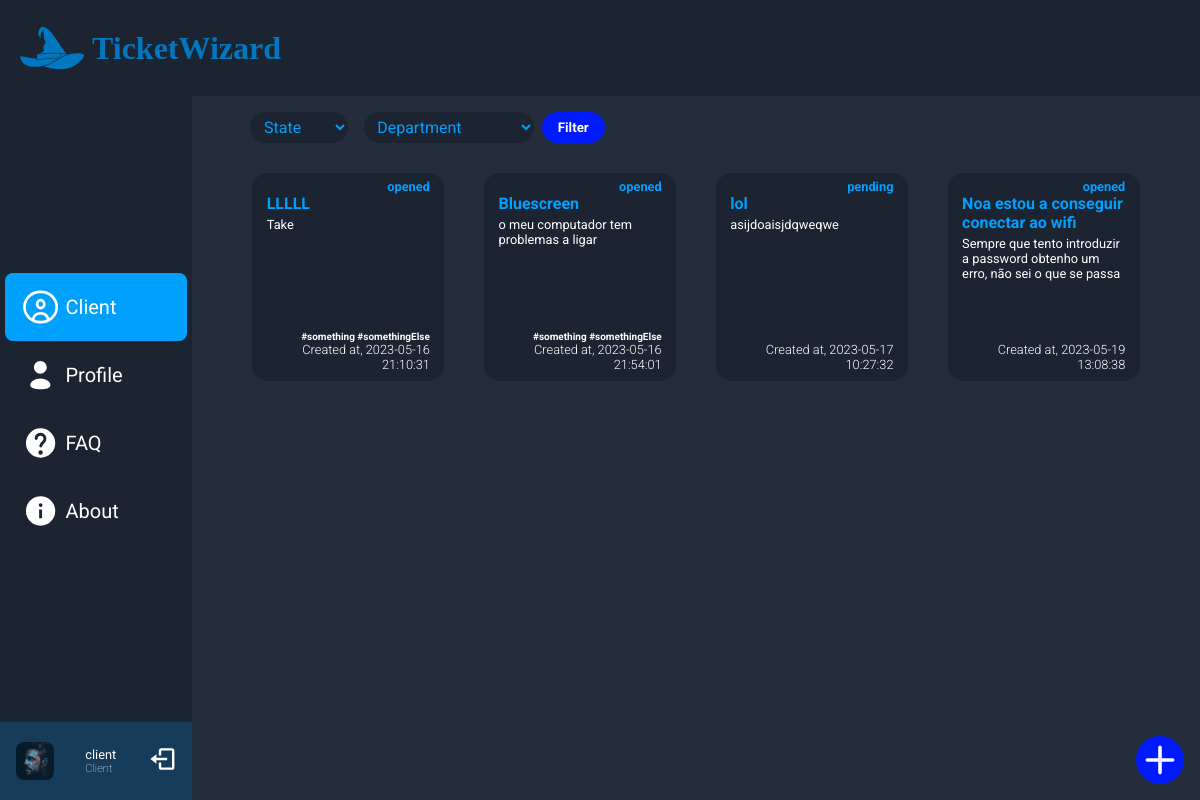
The page /pages/client.php (signed in) on the database its author committed.
### tables this page shows
CREATE TABLE User (
    --ID'S
    id INTEGER PRIMARY KEY AUTOINCREMENT,

    --CONTENT
    username VARCHAR(50) NOT NULL,
    password VARCHAR(50) NOT NULL,
    email VARCHAR(50) NOT NULL,
    full_name VARCHAR(100) NOT NULL,
    image VARCHAR(100),
    created_at TIMESTAMP DEFAULT CURRENT_TIMESTAMP
);

CREATE TABLE Ticket (
    --ID'S
    id INTEGER PRIMARY KEY AUTOINCREMENT,
    user_id INTEGER NOT NULL,
    user_assigned_id INTEGER ,
    department INTEGER,

    --CONTENT
    title VARCHAR(100) NOT NULL,
    description TEXT NOT NULL,
    status INTEGER DEFAULT 3,
    priority VARCHAR(20) ,
    created_at DEFAULT CURRENT_TIMESTAMP,
    updated_at DATETIME,
    isClosed INTEGER NOT NULL CHECK (isClosed IN (0,1)),

    --FOREIGN KEYS
    FOREIGN KEY (user_id) REFERENCES Users(id),
    FOREIGN KEY (user_assigned_id) REFERENCES Users(id),
    FOREIGN KEY (department) REFERENCES Department(id)
);

CREATE TABLE State_(
    --ID'S
    id INTEGER PRIMARY KEY AUTOINCREMENT,

    --CONTENT
    name VARCHAR(50) NOT NULL
);

CREATE TABLE TicketHashtags (
    ticket_id INTEGER,
    hashtag_id INTEGER,

    FOREIGN KEY (ticket_id) REFERENCES Ticket(id),
    FOREIGN KEY (hashtag_id) REFERENCES Hashtags(id)
);

CREATE TABLE Hashtags(
    --ID'S
    id INTEGER PRIMARY KEY AUTOINCREMENT,

    --CONTENT
    name VARCHAR(50) NOT NULL
);

### database/User.class.php (called while the page is built, shortened)
<?php
class User{
    public ?int $id;
    public function __construct(?int $id, string $username, string $password, string $email, string $fullName,string $image) {
        $this->id=$id;
        $this->fullName = $fullName;
        $this->image = $image;
    }
    public function whatPermission($db) {
        $stmt = $db->prepare("SELECT * FROM Admin WHERE id = ?");
        $stmt->execute([$this->id]);
        $result = $stmt->fetch();
        $stmt = $db->prepare("SELECT * FROM Agent WHERE id = ?");
        $stmt->execute([$this->id]);
        $result = $stmt->fetch();
        $stmt = $db->prepare("SELECT * FROM Client WHERE id = ?");
        $stmt->execute([$this->id]);
        $result = $stmt->fetch();
        if($result !== false) return 'Client';
        return null;
    }
    static function getUser($db, int $id) {
        $stmt = $db->prepare('
        SELECT *
        FROM User
        WHERE id = ?
        ');
        $stmt->execute(array($id));
        $user = $stmt->fetch();
        return new User(
            $user['id'],
            $user['username'],
            $user['password'],
            $user['email'],
            $user['full_name'],
            $user['image']
        );
    }
}
?>

### session.php (called while the page is built, shortened)
<?php
  class Session {
    public function getId() : ?int {
      return isset($_SESSION['id']) ? $_SESSION['id'] : null;
    }
  }
?>

### database/Ticket.class.php (called while the page is built, shortened)
<?php
function getTicketsFromClient($db, int $user_id) {
    $stmt = $db->prepare('
    SELECT id, user_id, user_assigned_id, department, title, description, status, priority, created_at, updated_at, isClosed
    FROM Ticket
    WHERE user_id = ?
    ');
    $stmt->execute(array($user_id));
    $tickets = $stmt->fetchAll();
    return $tickets;
}
function getStatusName($db, $id) {
    $stmt = $db->prepare('SELECT name FROM State_ WHERE id = ?');
    $stmt->execute(array($id));
    $status = $stmt->fetch();
    return $status['name'];
}
function getHashtagName($db, $id) {
    $stmt = $db->prepare('SELECT name FROM Hashtags WHERE id = ?');
    $stmt->execute(array($id));
    $hashtagname= $stmt->fetch();
    return $hashtagname['name'];
}
function getTicketHashtags($db, $id) {
    $stmt = $db->prepare('SELECT hashtag_id FROM TicketHashtags WHERE ticket_id = ?');
    $stmt->execute(array($id));
    $hashtags= $stmt->fetchAll();
    return $hashtags;
}

### templates/clientTickets.php (the view, shortened to what this page needs)
<?php function drawClientTickets($tickets, $db){ ?>
        <div class="main-content">
            <form class="filter" method="post" action="../pages/client.php">
                <select class="form-filter" id="State" name="State" col-index=1>
                    <option  value="">State</option>
                </select>
                <select class="form-filter" id="Department" name="Department" col-index=2>
                    <option value="">Department</option>
                </select>
                <input type="submit" value="Filter">
            </form>
            <div class="tickets-container">
            <?php foreach($tickets as $ticket) { ?>
                <div id="ticket" class="ticket unselectable" state="<?=$ticket['status']?>">
                    <div class="innerCard transition"  ticket_id =<?=$ticket['id'] ?>>
                        <div class="frontSide">
                            <p class="state"><?=getStatusName($db,$ticket['status'])?></p>
                            <h2 class="title"><?=$ticket['title'] ?></h2>
                            <p class="description"><?=$ticket['description'] ?> </p>
                            <p class="hashtags"><?php $hashtags=getTicketHashtags($db,$ticket['id']); foreach($hashtags as $hashtag) { ?>
                                <?=getHashtagName($db,$hashtag['hashtag_id'])?>
                            <?php } ?></p></p>
                            <p class="created">Created at, <?=$ticket['created_at'] ?></p>
                        </div>
                        <div class="backSide">
                            <h2><?=getStatusName($db,$ticket['status'])?></h2>
                            <p class="department"><span>Department: </span><?= getDepartmentName($db,$ticket['department']) ?></p>
                            <p class="agent"><span>Agent:</span><?php if(is_null($ticket['user_assigned_id'])){ echo ' Undefined';} else { $agentName=User::getUser($db,$ticket['user_assigned_id']); echo $agentName->username; }?> </p>
                            <p class="date"><?php if($ticket['updated_at']!='') { echo 'Updated at, ' . $ticket['updated_at']; }?></p>
                        </div>
                    </div>
                </div>
                <?php } ?>
        </div>
    </div>
</body>
</html>
<?php } ?>

### templates/nav.tpl.php (shortened to what this page needs)
<?php function drawNav(User $user, $db, String $selected){ ?>
    <main>
        <nav class="nav-bar">
            <ul>
                <?php if($user->whatPermission($db)=='Client' || $user->whatPermission($db)== 'Agent' || $user->whatPermission($db)=='Admin') drawNavClient($selected);?>
                <?php $selectedBool='false'; if($selected=='profile') $selectedBool='true'; ?>
                <li class="nav-item unselectable" selected= <?= $selectedBool?>>
                    <a href="../pages/profile.php">
                        <div class="option-container">
                            <p>Profile</p>
                        </div>
                    </a>
                </li>
                <?php if($user->whatPermission($db)=='Agent' || $user->whatPermission($db)=='Admin' || $user->whatPermission($db)== 'Client') drawNavFaq($selected); ?>
                <?php if($user->whatPermission($db)=='Agent' || $user->whatPermission($db)=='Admin' || $user->whatPermission($db)== 'Client') drawNavAbout($selected); ?>
            </ul>
            <div class="user-info unselectable">
                <div class="square">
                    <img src="<?= $user->image?>" alt="user_image">
                </div>
                <div>
                    <p class="name"><?php echo $user->fullName?></p>
                    <p class="role"><?php echo $user->whatPermission($db) ?></p>
                </div>
                <a href='../actions/actionlogout.php'>
                    <svg class="log-out" fill="#000000" width="50" height="50" viewBox="0 0 24 24"
                         xmlns="http://www.w3.org/2000/svg"><path d="M16 13v-2H7V8l-5 4 5 4v-3z"/><path d="M20 3h-9c-1.103 0-2 .897-2 2v4h2V5h9v14h-9v-4H9v4c0 1.103.897 2 2 2h9c1.103 0 2-.897 2-2V5c0-1.103-.897-2-2-2z"/></svg>
                </a>
            </div>
        </nav>
<?php } ?>
<?php function drawNavClient(String $selected){ ?>
    <?php $selectedBool='false'; if($selected=='client') $selectedBool='true'; ?>
    <li class="nav-item unselectable" selected = <?php echo $selectedBool ?>>
        <a href='../pages/client.php'>
            <div class="option-container">
                <p>Client</p>
            </div>
        </a>
    </li>
<?php } ?>
<?php function drawNavFaq(String $selected){ ?>
    <?php $selectedBool='false'; if($selected=='faq') $selectedBool='true'; ?>
    <li class="nav-item unselectable" selected =<?php echo $selectedBool ?>>
        <a href='../pages/faq.php'>
            <div class="option-container">
                <p>FAQ</p>
            </div>
        </a>
    </li>
<?php } ?>
<?php function drawNavAbout(String $selected){ ?>
    <?php $selectedBool='false'; if($selected=='about') $selectedBool='true'; ?>
    <li class="nav-item unselectable" selected=<?php echo $selectedBool ?>>
        <a href="../pages/about.php">
            <div class="option-container">
                <p>About</p>
            </div>
        </a>
    </li>
<?php } ?>

### style/constants.css (style rules this page uses)
:root { --highlight-color: #00A0FF; --opened-color: #30B900; --pending-color: #ABABAB; --closed-color: #BF0000; --dark-blue: #1C2331; --background-color: #252D3D; --text-color: #FFF; --logo-color: #0077BE; --dark-blue-highlight: #001AFF; --text-font: 'Roboto', sans-serif; --hightlight-font: 'DM Serif Display', serif; }

### style/navigation.css (style rules this page uses)
* { margin: 0; text-decoration: none; }
ul, li { list-style-type: none; padding: 0; }
.unselectable { user-select: none; }
body { background: var(--background-color); }
main { display: flex; height: 88vh; }
ul { display: flex; flex-direction: column; align-items: center; width: 100%; margin-top: auto; }
li { border-radius: 0.5rem; width: 95%; }
.nav-bar { display: flex; flex-direction: column; align-items: center; background: var(--dark-blue); min-width: 16vw; }
.option-container { display: flex; align-items: center; gap: 5%; color: var(--text-color); font-size: 1.25em; font-family: var(--text-font); padding-inline: 10%; padding-block: 5%; cursor: pointer; }
li[selected = "true"] { background-color: var(--highlight-color); }
.nav-item svg, .nav-item path { min-width: 2rem; max-width: 2.2rem; aspect-ratio: 1/1; fill: var(--text-color); }
.user-info { margin-top: auto; display: flex; justify-content: space-around; align-items: center; background-color: rgba(0, 160, 255, 20%); width: 100%; padding-block: 0.75rem; }
.square { position: relative; width: min(3rem, 20%); aspect-ratio: 1/1; border-radius: 0.5rem; }
.square img { position: absolute; top: 0; left: 0; aspect-ratio: 1/1; border-radius: 0.5rem; width: 100%; object-fit: cover; }
.name, .role { color: var(--text-color); font-family: var(--text-font); }
.name { font-size: 80%; max-font-size: 1rem; overflow-x: clip; }
.role { font-size: 70%; max-font-size: 1rem; font-weight: lighter; overflow-x: clip; }
.log-out { fill: var(--text-color); min-width: 1.75rem; max-width: 1.8rem; aspect-ratio: 1/1; }

### style/create_ticket.css (style rules this page uses)
.add-form textarea::placeholder, input::placeholder { color: var(--text-color); }

### rows shown on the page
user: image (placeholder picture), full_name "client"
ticket: getStatusName($db,$ticket['status']) "opened", title "LLLLL", description "Take", created_at "2023-05-16 21:10:31"
tickethashtags: hashtag.name "#something"
tickethashtags: hashtag.name "#somethingElse"
ticket: status.name "opened", title "Bluescreen", description "o meu computador tem problemas a ligar", created_at "2023-05-16 21:54:01"
ticket: status.name "pending", title "lol", description "asijdoaisjdqweqwe", created_at "2023-05-17 10:27:32"
ticket: status.name "opened", title "Noa estou a conseguir conectar ao wifi", description "Sempre que tento introduzir a password obtenho um erro, não sei o que se passa", created_at "2023-05-19 13:08:38"

### other values the page prints
$user->whatPermission($db) "Client"
